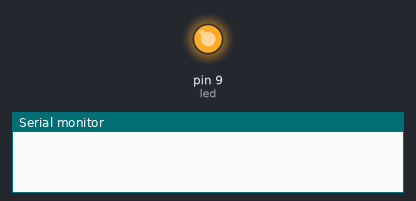
A sketch run on a simulated Arduino Uno, built with avr-gcc and run on an emulated ATmega328P. Shown: output pins drawn as LEDs (lit = HIGH), the last lines printed to the serial monitor.

Above: at 0.05 s.
At 0.9 s:
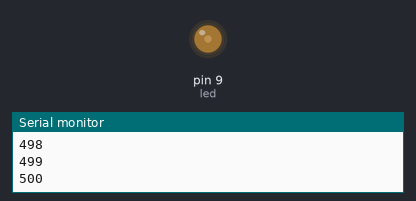
At 2.3 s:
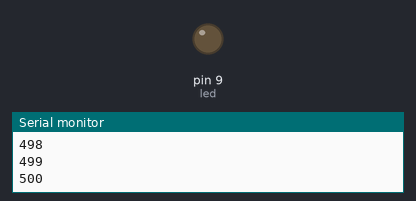
Timing chart, 0 to 5.4 s (numbered marks = the images above):
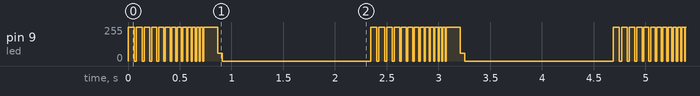

Measured:
- by itself, pin 9 (led): moves between 0/255 and 255/255, repeating every 2.3 s

The sketch:

8_led.ino
```cpp
//8
int led = 9;

void setup() {
  pinMode(led, OUTPUT);
  Serial.begin(9600);
}

void loop() {
  for(int i = 480; i <= 500; i++){
    int on = 1500 - (i * 3);
    int off = 500 - i;
    digitalWrite(led, 1);
    delay(on);
    digitalWrite(led, 0);
    delay(off);
    Serial.println(i);
  }
  delay(1500);
}
```
